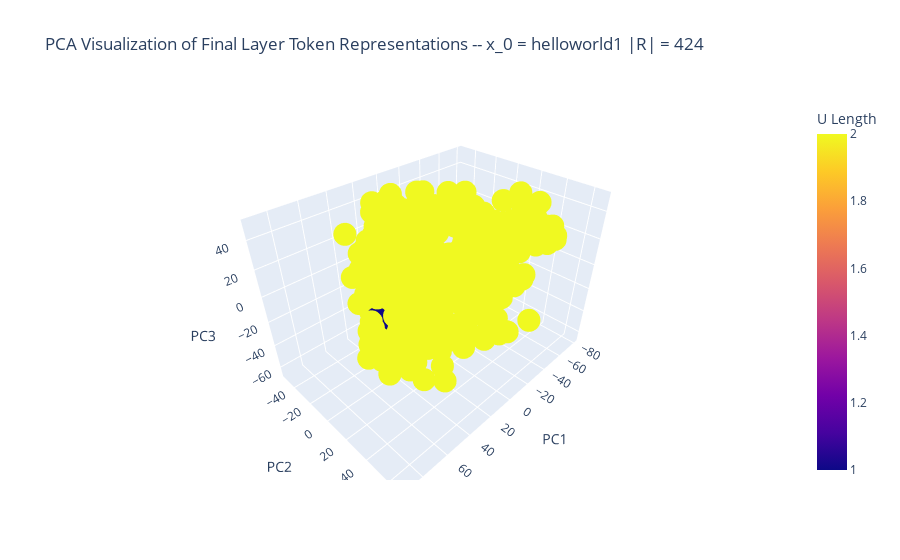

Notebook source saved alongside this figure:
### Code cell
# Perform PCA
pca_result = perform_pca(final_layer_reps, n_components=3)

# Plot PCA results
plot_pca_results(pca_result, y_labels, final_token_reps)
